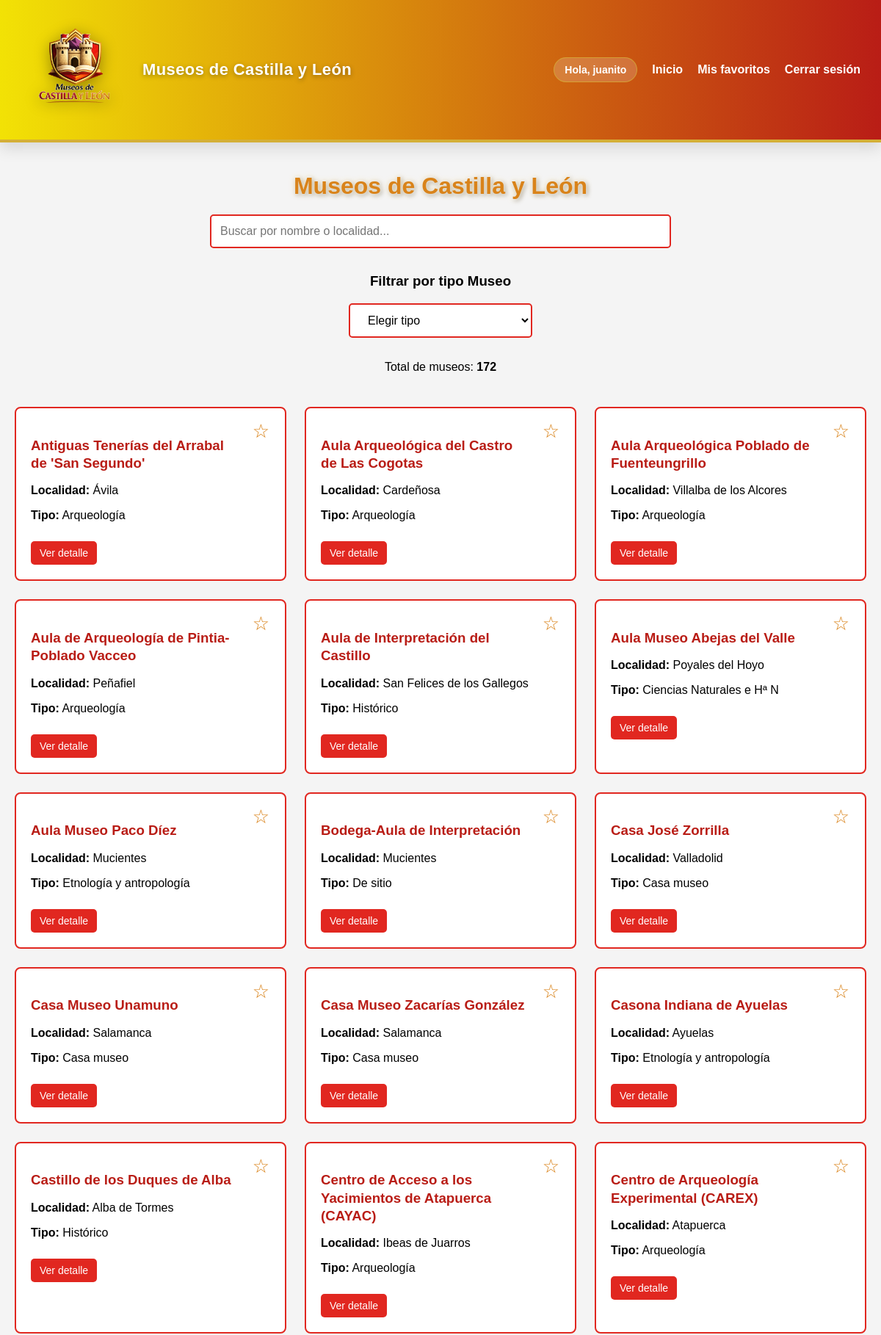
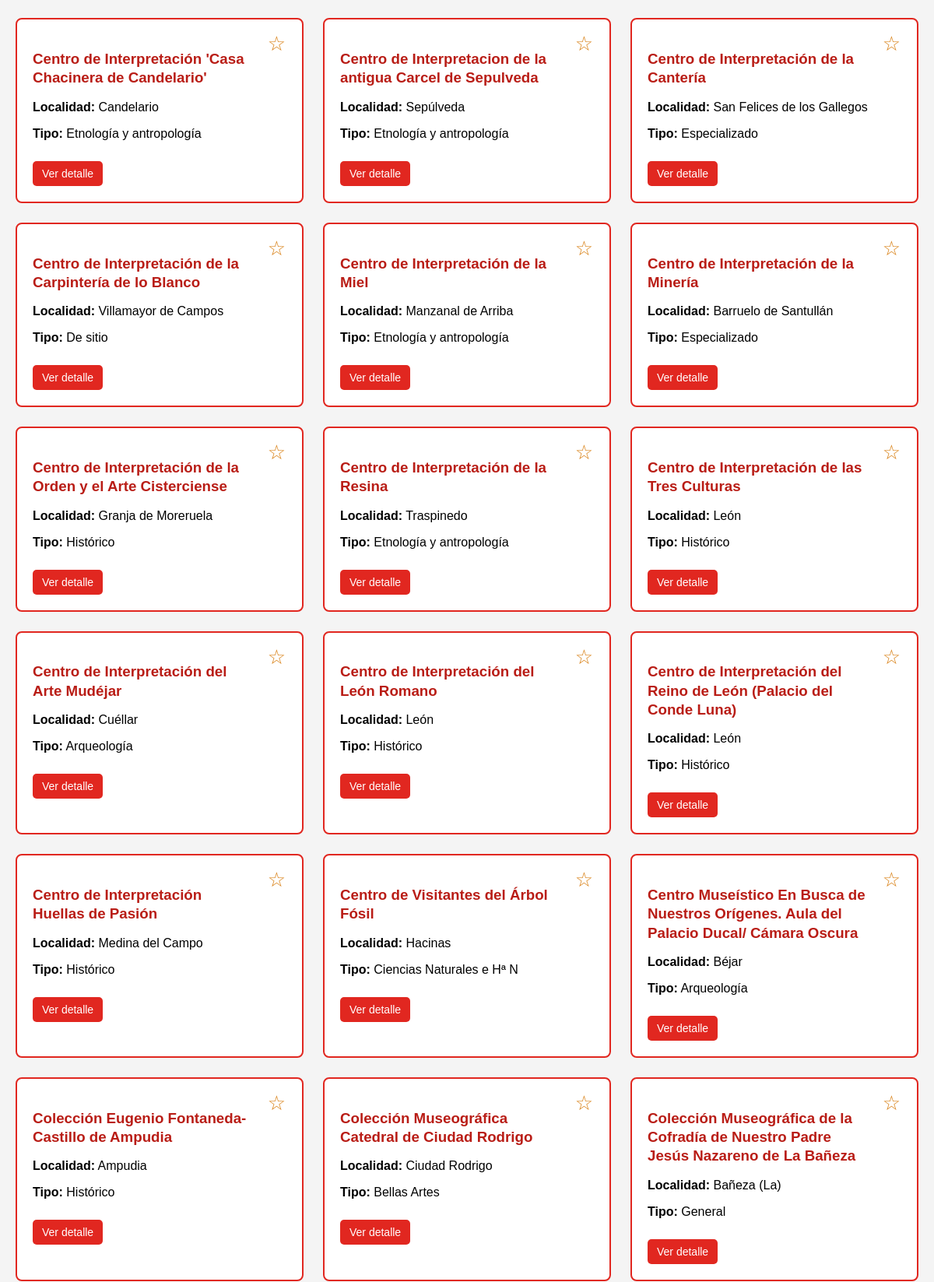
Screenshot of / (signed in, upper part) with the database file from the repository (2 pictures, top to bottom).
### tables this page shows
CREATE TABLE `museos_cache` (
  `id` int(11) NOT NULL,
  `api_id` varchar(50) NOT NULL,
  `nombre` varchar(255) NOT NULL,
  `localidad` varchar(100) DEFAULT NULL,
  `tipologia` varchar(100) DEFAULT NULL,
  `latitud` decimal(10,8) DEFAULT NULL,
  `longitud` decimal(11,8) DEFAULT NULL,
  `horario` text DEFAULT NULL,
  `url` varchar(255) DEFAULT NULL,
  `informacion_adicional` text DEFAULT NULL,
  `ultima_actualizacion` timestamp NOT NULL DEFAULT current_timestamp() ON UPDATE current_timestamp()
);

### controllers/ControladorMuseo.php (called while the page is built, shortened)
<?php
class ControladorMuseo {
   private $modelo_museo;
   private $modelo_favorito;
   public function __construct() {
       $bd = new BaseDatos();
       $this->conexion = $bd->obtenerConexion();
       require_once __DIR__ . '/../models/Museo.php';
       require_once __DIR__ . '/../models/Favorito.php';
       $this->modelo_museo = new Museo($this->conexion);
       $this->modelo_favorito = new Favorito($this->conexion);
   }
   public function listar() {
       $museos = $this->modelo_museo->obtenerTodos();
       $favoritos_ids = [];
       if (isset($_SESSION['usuario_id'])) {
           $favoritos_ids = $this->modelo_favorito
               ->obtenerApiIdsFavoritos((int)$_SESSION['usuario_id']);
       }
       require_once __DIR__ . '/../views/layout/header.php';
       require_once __DIR__ . '/../views/museos/listado.php';
       require_once __DIR__ . '/../views/layout/footer.php';
   }
}

### config/basedatos.php (called while the page is built, shortened)
<?php
class BaseDatos {
   private $host = 'localhost';
   private $nombre_bd = 'museoscyl';
   private $usuario = 'root';
   private $contrasena = '';
   private $charset = 'utf8mb4';
   private $conexion = null;
   public function obtenerConexion() {
       try {
           $dsn = "mysql:host={$this->host};dbname={$this->nombre_bd};charset={$this->charset}";
           $this->conexion = new PDO($dsn, $this->usuario, $this->contrasena);
           $this->conexion->setAttribute(PDO::ATTR_ERRMODE, PDO::ERRMODE_EXCEPTION);
           $this->conexion->setAttribute(PDO::ATTR_DEFAULT_FETCH_MODE, PDO::FETCH_ASSOC);
       } catch (PDOException $e) {
           die('Error de conexión con la base de datos');
       }
       return $this->conexion;
   }
}

### models/Museo.php (called while the page is built, shortened)
<?php
class Museo {
   private $conexion;
   public function __construct($conexion) {
       $this->conexion = $conexion;
   }
   public function obtenerTodos(): array {
       $sql = "SELECT * FROM museos_cache ORDER BY nombre ASC";
       $stmt = $this->conexion->query($sql);
       $resultados = $stmt->fetchAll(PDO::FETCH_ASSOC);
       return $this->adaptarFormatoParaVistas($resultados);
   }
   private function adaptarFormatoParaVistas(array $museos): array {
       $adaptados = [];
       foreach ($museos as $museo) {
           $adaptados[] = $this->adaptarMuseoParaVista($museo);
       }
       return $adaptados;
   }
   private function adaptarMuseoParaVista(array $museo): array {
       return [
           'identificador' => $museo['api_id'],
           'nombreentidad' => $museo['nombre'],
           'localidad' => $museo['localidad'],
           'posicion' => [
               'lat' => $museo['latitud'],
               'lon' => $museo['longitud']
           ],
           'horario' => $museo['horario'],
           'horarioapertura' => $museo['horario'],
           'horario_apertura' => $museo['horario'],
           'horario_de_apertura' => $museo['horario'],
           'url' => $museo['url'],
           'web' => $museo['url'],
           'paginaweb' => $museo['url'],
           'enlace_al_contenido' => $museo['url'],
           'informacion_adicional' => $museo['informacion_adicional']
       ];
   }
}

### models/Favorito.php (called while the page is built, shortened)
<?php
class Favorito {
   private $conexion;
   public function __construct($conexion) {
       $this->conexion = $conexion;
   }
   public function obtenerApiIdsFavoritos(int $usuario_id): array {
       $sql = "SELECT m.api_id
               FROM favoritos f
               JOIN museos m ON m.id = f.museo_id
               WHERE f.usuario_id = :usuario_id";
       $stmt = $this->conexion->prepare($sql);
       $stmt->bindParam(':usuario_id', $usuario_id);
       $stmt->execute();
       return array_column($stmt->fetchAll(), 'api_id');
   }
}

### views/museos/listado.php (the view, shortened to what this page needs)
<?php
$tipos = [];
foreach ($museos as $m) {
   if (!empty($m['informacion_adicional'])) {
       if (preg_match('/Tipología del centro museístico:<\/strong>\s*([^<]+)/', $m['informacion_adicional'], $matches)) {
           $tipos[] = trim($matches[1]);
       }
   }
}
?>
<div class="filtros-contenedor">
<h1 class="titulo-listado">Museos de Castilla y León</h1>
<input
       type="text"
       id="buscador"
       class="buscador-input"
       placeholder="Buscar por nombre o localidad..."
       onkeyup="filtrarMuseos()"
>
 <h3>Filtrar por tipo Museo</h3>
<select id="filtro-tipo" class="filtro-tipo-select" onchange="filtrarMuseos()">
<option value="">Elegir tipo</option>
</select>
<p class="contador-museos">
       Total de museos: <strong id="contador-total"><?php echo count($museos); ?></strong>
</p>
</div>
<div class="museos-grid" id="museos-grid">
<?php foreach ($museos as $museo): ?>
<?php
   $tipologia = '';
   if (!empty($museo['informacion_adicional'])) {
       if (preg_match('/Tipología del centro museístico:<\/strong>\s*([^<]+)/', $museo['informacion_adicional'], $matches)) {
           $tipologia = trim($matches[1]);
       }
   }
   ?>
<div class="museo-tarjeta"
       data-nombre="<?php echo strtolower($museo['nombreentidad'] ?? ''); ?>"
       data-localidad="<?php echo strtolower($museo['localidad'] ?? ''); ?>"
       data-tipo="<?php echo strtolower($tipologia); ?>">
<?php if (isset($_SESSION['usuario_id'])): ?>
<button
               class="boton-favorito <?php echo in_array($museo['identificador'], $favoritos_ids) ? 'es-favorito' : 'no-favorito'; ?>"
               onclick="toggleFavorito(this, <?php echo htmlspecialchars(json_encode($museo)); ?>)">
<?php echo in_array($museo['identificador'], $favoritos_ids) ? '★' : '☆'; ?>
</button>
<?php endif; ?>
<h3><?php echo htmlspecialchars($museo['nombreentidad'] ?? 'Sin nombre'); ?></h3>
<?php if (!empty($museo['localidad'])): ?>
<p><strong>Localidad:</strong> <?php echo htmlspecialchars($museo['localidad']); ?></p>
<?php endif; ?>
<?php if (!empty($tipologia)): ?>
<p><strong>Tipo:</strong> <?php echo htmlspecialchars($tipologia); ?></p>
<?php endif; ?>
<?php if (isset($_SESSION['usuario_id'])): ?>
<a class="boton-accion"
              href="<?php echo BASE_URL; ?>/index.php?accion=detalle&id=<?php echo $museo['identificador']; ?>">
               Ver detalle
</a>
<?php endif; ?>
</div>
<?php endforeach; ?>
</div>

### views/layout/header.php (style rules this page uses)
body { margin: 0; font-family: Arial, sans-serif; background-color: #f4f4f4; }
a { text-decoration: none; color: #E12720; }

### views/museos/listado.php (style rules this page uses)
.filtros-contenedor { display: flex; flex-direction: column; align-items: center; margin-bottom: 35px; }
.titulo-listado { font-family: 'Bebas Neue', sans-serif; font-weight: 800; text-shadow: 0 0 4px rgba(255,255,255,0.6), 0 0 8px rgba(255,200,80,0.4), 2px 2px 6px rgba(0,0,0,0.35); color: #D9831A; margin-bottom: 20px; text-align: center; }
.buscador-input { width: 100%; max-width: 600px; padding: 12px; font-size: 16px; border: 2px solid #E12720; border-radius: 5px; margin-bottom: 15px; }
.filtro-tipo-select { padding: 12px 20px; font-size: 16px; border: 2px solid #E12720; border-radius: 5px; background-color: #ffffff; margin-bottom: 15px; }
.contador-museos { font-size: 16px; margin-bottom: 10px; }
.museos-grid { display: grid; grid-template-columns: repeat(auto-fill, minmax(320px, 1fr)); gap: 25px; }
.museo-tarjeta { background-color: #ffffff; border: 2px solid #E12720; border-radius: 8px; padding: 20px; position: relative; transition: transform 0.2s ease, box-shadow 0.2s ease; }
.museo-tarjeta h3 { color: #b91d16; margin-bottom: 15px; padding-right: 40px; line-height: 1.3; }
.boton-favorito { position: absolute; top: 15px; right: 15px; font-size: 26px; background: none; border: none; cursor: pointer; transition: transform 0.15s ease; }
.no-favorito { color: #D9831A; }
.boton-accion { display: inline-block; margin-top: 10px; padding: 8px 12px; background-color: #E12720; color: #ffffff; border-radius: 5px; font-size: 14px; transition: transform 0.15s ease, opacity 0.15s ease; }

### rows the page displays
museos_cache: nombre "Antiguas Tenerías del Arrabal de 'San Segundo'", localidad "Ávila", tipologia "Arqueología"
museos_cache: nombre "Aula Arqueológica del Castro de Las Cogotas", localidad "Cardeñosa", tipologia "Arqueología"
museos_cache: nombre "Aula Arqueológica Poblado de Fuenteungrillo", localidad "Villalba de los Alcores", tipologia "Arqueología"
museos_cache: nombre "Aula de Arqueología de Pintia-Poblado Vacceo", localidad "Peñafiel", tipologia "Arqueología"
museos_cache: nombre "Aula de Interpretación del Castillo", localidad "San Felices de los Gallegos", tipologia "Histórico"
museos_cache: nombre "Aula Museo Abejas del Valle", localidad "Poyales del Hoyo", tipologia "Ciencias Naturales e Hª N"
museos_cache: nombre "Aula Museo Paco Díez", localidad "Mucientes", tipologia "Etnología y antropología"
museos_cache: nombre "Bodega-Aula de Interpretación", localidad "Mucientes", tipologia "De sitio"
museos_cache: nombre "Casa José Zorrilla", localidad "Valladolid", tipologia "Casa museo"
museos_cache: nombre "Casa Museo Unamuno", localidad "Salamanca", tipologia "Casa museo"
museos_cache: nombre "Casa Museo Zacarías González", localidad "Salamanca", tipologia "Casa museo"
museos_cache: nombre "Casona Indiana de Ayuelas", localidad "Ayuelas", tipologia "Etnología y antropología"
museos_cache: nombre "Castillo de los Duques de Alba", localidad "Alba de Tormes", tipologia "Histórico"
museos_cache: nombre "Centro de Acceso a los Yacimientos de Atapuerca (CAYAC)", localidad "Ibeas de Juarros", tipologia "Arqueología"
museos_cache: nombre "Centro de Arqueología Experimental (CAREX)", localidad "Atapuerca", tipologia "Arqueología"
museos_cache: nombre "Centro de Interpretación 'Casa Chacinera de Candelario'", localidad "Candelario", tipologia "Etnología y antropología"
museos_cache: nombre "Centro de Interpretacion de la antigua Carcel de Sepulveda", localidad "Sepúlveda", tipologia "Etnología y antropología"
museos_cache: nombre "Centro de Interpretación de la Cantería", localidad "San Felices de los Gallegos", tipologia "Especializado"
museos_cache: nombre "Centro de Interpretación de la Carpintería de lo Blanco", localidad "Villamayor de Campos", tipologia "De sitio"
museos_cache: nombre "Centro de Interpretación de la Miel", localidad "Manzanal de Arriba", tipologia "Etnología y antropología"
museos_cache: nombre "Centro de Interpretación de la Minería", localidad "Barruelo de Santullán", tipologia "Especializado"
museos_cache: nombre "Centro de Interpretación de la Orden y el Arte Cisterciense", localidad "Granja de Moreruela", tipologia "Histórico"
museos_cache: nombre "Centro de Interpretación de la Resina", localidad "Traspinedo", tipologia "Etnología y antropología"
museos_cache: nombre "Centro de Interpretación de las Tres Culturas", localidad "León", tipologia "Histórico"
museos_cache: nombre "Centro de Interpretación del Arte Mudéjar", localidad "Cuéllar", tipologia "Arqueología"
museos_cache: nombre "Centro de Interpretación del León Romano", localidad "León", tipologia "Histórico"
museos_cache: nombre "Centro de Interpretación del Reino de León (Palacio del Conde Luna)", localidad "León", tipologia "Histórico"
museos_cache: nombre "Centro de Interpretación Huellas de Pasión", localidad "Medina del Campo", tipologia "Histórico"
museos_cache: nombre "Centro de Visitantes del Árbol Fósil", localidad "Hacinas", tipologia "Ciencias Naturales e Hª N"
museos_cache: nombre "Centro Museístico En Busca de Nuestros Orígenes. Aula del Palacio Ducal/ Cámara Oscura", localidad "Béjar", tipologia "Arqueología"
museos_cache: nombre "Colección Eugenio Fontaneda-Castillo de Ampudia", localidad "Ampudia", tipologia "Histórico"
museos_cache: nombre "Colección Museográfica Catedral de Ciudad Rodrigo", localidad "Ciudad Rodrigo", tipologia "Bellas Artes"
museos_cache: nombre "Colección Museográfica de la Cofradía de Nuestro Padre Jesús Nazareno de La Bañeza", localidad "Bañeza (La)", tipologia "General"

### other values shown
$_SESSION['usuario_nombre'] "juanito"
count($museos) "172"
